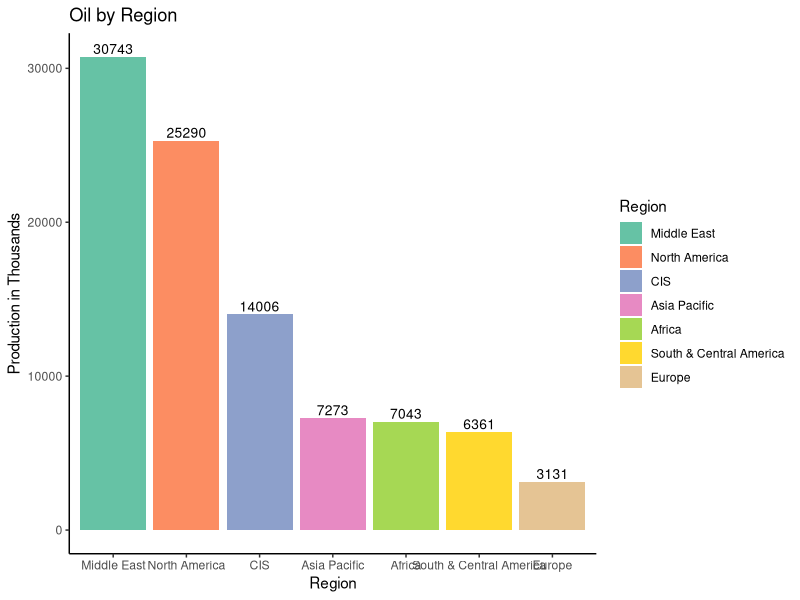
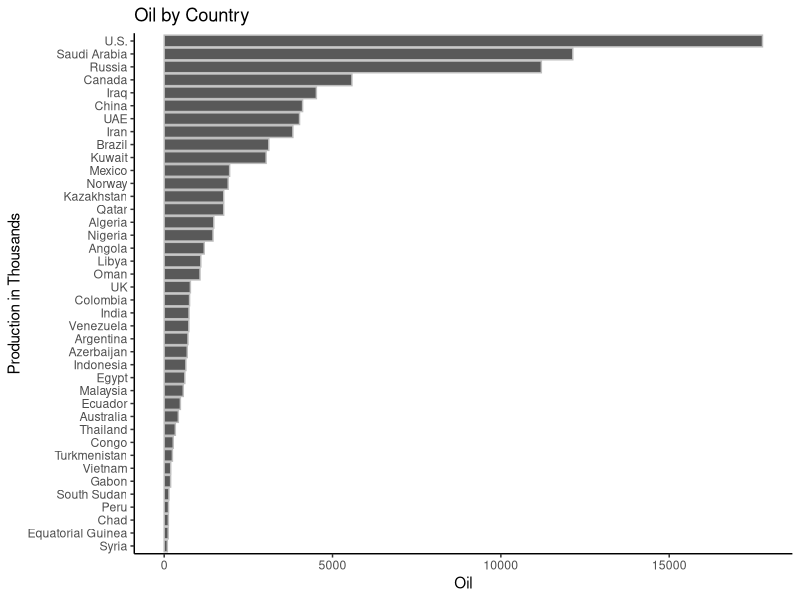
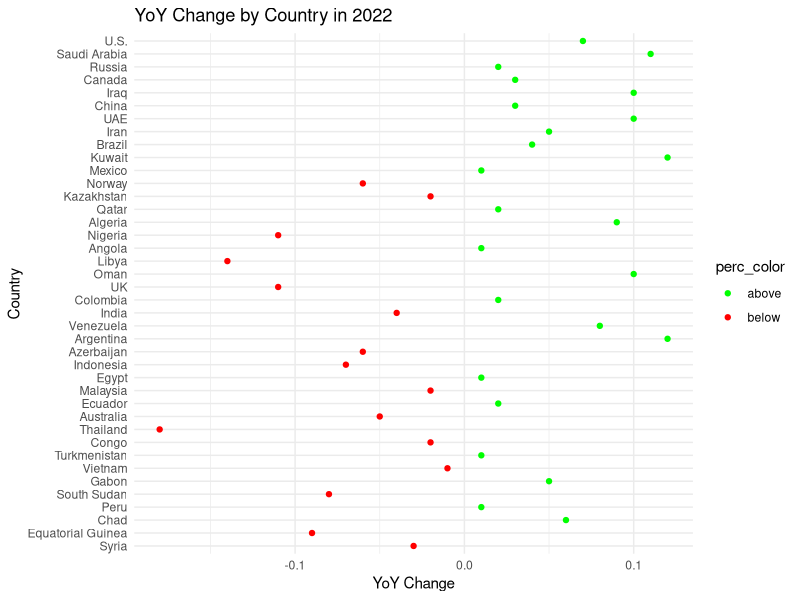

The R script that drew these images, in order:
library(tidyverse)
library(RColorBrewer)


oil = read.csv("Oil_Production_Country_2022.csv")
region = read.csv("Oil_by_Region_2022.csv")

str(region)

region$X2022.Production.Thousand.B.D. <- as.numeric(region$X2022.Production.Thousand.B.D.)

region <- region %>% mutate(Region = fct_reorder(Region, X2022.Production.Thousand.B.D., .desc = TRUE))

ggplot(region, aes(y=X2022.Production.Thousand.B.D., x=Region, fill=Region))+
  geom_col()+ 
  scale_fill_brewer(palette = "Set2") +
  theme(legend.position = "bottom") +
  labs(title = "Oil by Region",
     x = "Region",
     y = "Production in Thousands")  +
    theme_classic() +
    geom_text(aes(label = X2022.Production.Thousand.B.D.), vjust = -0.3, size = 3.5, color = "black") 
  
str(oil)


oil$Country = as.factor(oil$Country)
oil <- oil %>% mutate(Country = fct_reorder(Country, X2022.Production, .desc = FALSE))

  ggplot(oil, aes(x=X2022.Production, y=Country))+
  geom_col(color='grey') +
  theme_classic() +
  labs(title = "Oil by Country",
         x = "Oil",
         y = "Production in Thousands") 
    # geom_label(
    # label=rownames(oil), 
    #  nudge_x = 0.25, nudge_y = 0.25, 
    #  check_overlap = T)
  
  oil = oil %>% mutate(perc_color = case_when(
    YoY.Change >0 ~ "above",
    YoY.Change <= 0 ~ "below"))
  ggplot(oil, aes(x = YoY.Change, y = Country, colour=perc_color)) +
    geom_point() +
    scale_color_manual(values = c("above" = "green", "below" = "red")) +
    theme_minimal() +
    labs(title = "YoY Change by Country in 2022",
         x = "YoY Change",
         y = "Country") 
  

